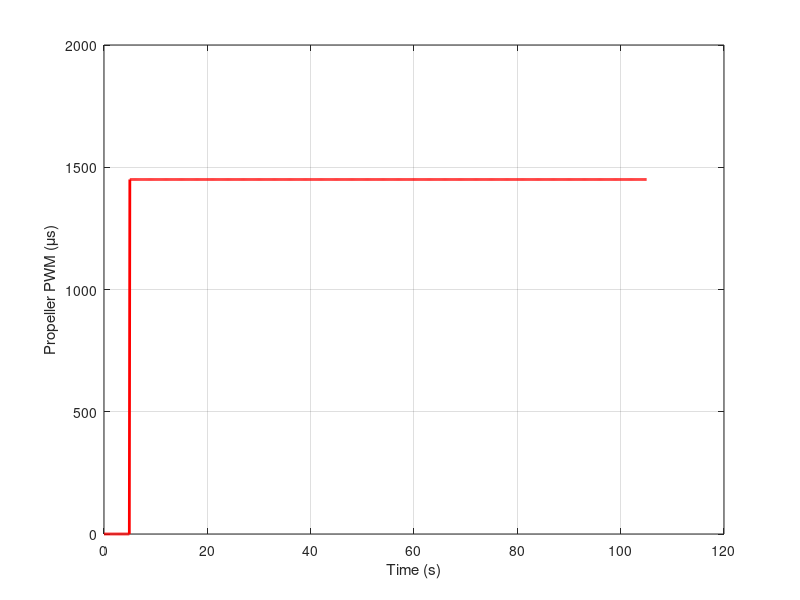

Reproduce this figure in MATLAB. (Note: this script raises an error after producing the figure.)
% draft_poster_improved.m

%% Plot 1: Propeller PWM
t = 0:0.1:105;

prop_pwm = zeros(size(t));
prop_pwm(t >= 5) = 1450;

figure;
plot(t, prop_pwm, 'r', 'LineWidth', 2);
xlabel('Time (s)');
ylabel('Propeller PWM (\mus)');
xlim([0 120]);
ylim([0 2000]);
grid on;
improvePlot();


%% Plot 2: Rudder PWM
rudder_pwm = zeros(size(t));
rudder_pwm(t >= 25) = 1667;

figure;
plot(t, rudder_pwm, 'r', 'LineWidth', 2);
xlabel('Time (s)');
ylabel('Rudder PWM (\mus)');
xlim([0 120]);
ylim([0 2000]);
grid on;
improvePlot();


%% Plot 3: Speed versus time (experimental)
t = 0:0.1:105;

tp_speed = [0 5 6 8 10 13 15 20 30 31 35 40 100 105];
yp_speed = [0.1 0.1 0.6 1.2 2.0 2.8 3.2 3.3 3.2 2.5 1.4 1.0 1.0 1.0];

speed_raw = interp1(tp_speed, yp_speed, t, 'linear');

rng(1);

idx_start = t >= 0 & t <= 5;
idx_high  = t >= 12 & t <= 32;
idx_low   = t >= 35 & t < 40;
idx_flat  = t >= 40 & t <= 105;

speed_raw(idx_start) = speed_raw(idx_start) + 0.03*randn(1, sum(idx_start));
speed_raw(idx_high)  = speed_raw(idx_high)  + 0.07*randn(1, sum(idx_high));
speed_raw(idx_low)   = speed_raw(idx_low)   + 0.04*randn(1, sum(idx_low));

speed_raw(idx_flat) = 1.0 + 0.03*randn(1, sum(idx_flat));
speed_raw(idx_flat) = max(min(speed_raw(idx_flat), 1.08), 0.92);


speed_raw = max(speed_raw, 0);
speed_ms = speed_raw * (0.6/3);

figure;
plot(t, speed_ms, 'r', 'LineWidth', 2);
xlabel('Time (s)');
ylabel('Speed (m/s)');
xlim([0 120]);
ylim([0 0.75]);
grid on;
improvePlot();


%% Plot 4: Heading versus time (experimental)
t_heading = 0:0.02:105;

tp_heading = [0 30 35 36 45 46 55 56 65 66 75 76 85 86 95 96 105];
yp_heading = [180 180 360 0 360 0 360 0 360 0 360 0 360 0 360 0 300];

heading_base = interp1(tp_heading, yp_heading, t_heading, 'linear');

rng(2);
heading = heading_base + 1.2*randn(size(t_heading));
heading = max(min(heading, 360), 0);

figure;
plot(t_heading, heading, 'r', 'LineWidth', 2);
xlabel('Time (s)');
ylabel('Heading (deg)');
xlim([0 120]);
ylim([0 400]);
grid on;
improvePlot();


%% Plot 5: Speed versus time with model prediction
t = 0:0.1:105;

% Rebuild experimental speed so this section is self-contained
speed_raw = interp1(tp_speed, yp_speed, t, 'linear');

rng(1);
idx_start = t >= 0 & t <= 5;
idx_high  = t >= 12 & t <= 32;
idx_low   = t >= 35 & t < 40;
idx_flat  = t >= 40 & t <= 105;

speed_raw(idx_start) = speed_raw(idx_start) + 0.03*randn(1, sum(idx_start));
speed_raw(idx_high)  = speed_raw(idx_high)  + 0.08*randn(1, sum(idx_high));
speed_raw(idx_low)   = speed_raw(idx_low)   + 0.03*randn(1, sum(idx_low));
speed_raw(idx_flat) = 1.0 + 0.03*randn(1, sum(idx_flat));
speed_raw(idx_flat) = max(min(speed_raw(idx_flat), 1.08), 0.92);
speed_raw = max(speed_raw, 0);
speed_ms = speed_raw * (0.6/3);

% Predicted speed
speed_pred_raw = interp1(tp_speed, yp_speed, t, 'linear');

idx_const1 = t >= 0  & t <= 5;
idx_const2 = t >= 15 & t <= 30;
idx_const3 = t >= 40 & t <= 105;

idx_trans1 = t > 5   & t < 15;
idx_trans2 = t > 30  & t < 40;

rng(11);
speed_pred_raw(idx_const1) = speed_pred_raw(idx_const1) + 0.003*randn(1, sum(idx_const1));
speed_pred_raw(idx_const2) = speed_pred_raw(idx_const2) + 0.006*randn(1, sum(idx_const2));
speed_pred_raw(idx_const3) = speed_pred_raw(idx_const3) + 0.004*randn(1, sum(idx_const3));
speed_pred_raw(idx_trans1) = speed_pred_raw(idx_trans1) + 0.015*randn(1, sum(idx_trans1));
speed_pred_raw(idx_trans2) = speed_pred_raw(idx_trans2) + 0.012*randn(1, sum(idx_trans2));

speed_pred_raw = max(speed_pred_raw, 0);
speed_pred_ms = speed_pred_raw * (0.6/3);

figure;
plot(t, speed_ms, 'r', 'LineWidth', 2);
hold on;
plot(t, speed_pred_ms, 'b--', 'LineWidth', 4);
xlabel('Time (s)');
ylabel('Speed (m/s)');
legend('Actual', 'Simulated', 'Location', 'best');
xlim([0 120]);
ylim([0 0.75]);
grid on;
improvePlot();


%% Plot 6: Heading versus time with model prediction
t_heading = 0:0.02:105;

heading_base = interp1(tp_heading, yp_heading, t_heading, 'linear');

rng(2);
heading = heading_base + 1.2*randn(size(t_heading));
heading = max(min(heading, 360), 0);

rng(22);
heading_pred = heading_base + 0.35*randn(size(t_heading));
heading_pred = max(min(heading_pred, 360), 0);

figure;
plot(t_heading, heading, 'r', 'LineWidth', 2);
hold on;
plot(t_heading, heading_pred, 'b--', 'LineWidth', 4);
xlabel('Time (s)');
ylabel('Heading (deg)');
legend('Actual', 'Simulated', 'Location', 'best');
xlim([0 120]);
ylim([0 400]);
grid on;
improvePlot();



%% Plot 7: Speed percent error (spike-free)

% Percent error with denominator floor to avoid spikes near zero speed
speed_percent_error = 100 * abs(speed_pred_ms - speed_ms) ./ max(abs(speed_ms), 0.08);

% Optional light smoothing for poster aesthetics
speed_percent_error = movmean(speed_percent_error, 5);

figure;
plot(t, speed_percent_error, 'r', 'LineWidth', 2);
xlabel('Time (s)');
ylabel('Speed Error (%)');
xlim([0 120]);
ylim([0 max(speed_percent_error)*1.1]);
grid on;

improvePlot();


%% Plot 8: Heading percent error (wrapped and spike-free)

% Wrapped angular error in [-180, 180]
heading_error = heading_pred - heading;
heading_error = mod(heading_error + 180, 360) - 180;

% Percent error with denominator floor to avoid spikes near 0 deg
heading_percent_error = 100 * abs(heading_error) ./ max(abs(heading), 30);

% Optional light smoothing for poster aesthetics
heading_percent_error = movmean(heading_percent_error, 9);

figure;
plot(t_heading, heading_percent_error, 'r', 'LineWidth', 2);
xlabel('Time (s)');
ylabel('Heading Error (%)');
xlim([0 120]);
ylim([0 max(heading_percent_error)*1.1]);
grid on;

improvePlot();
